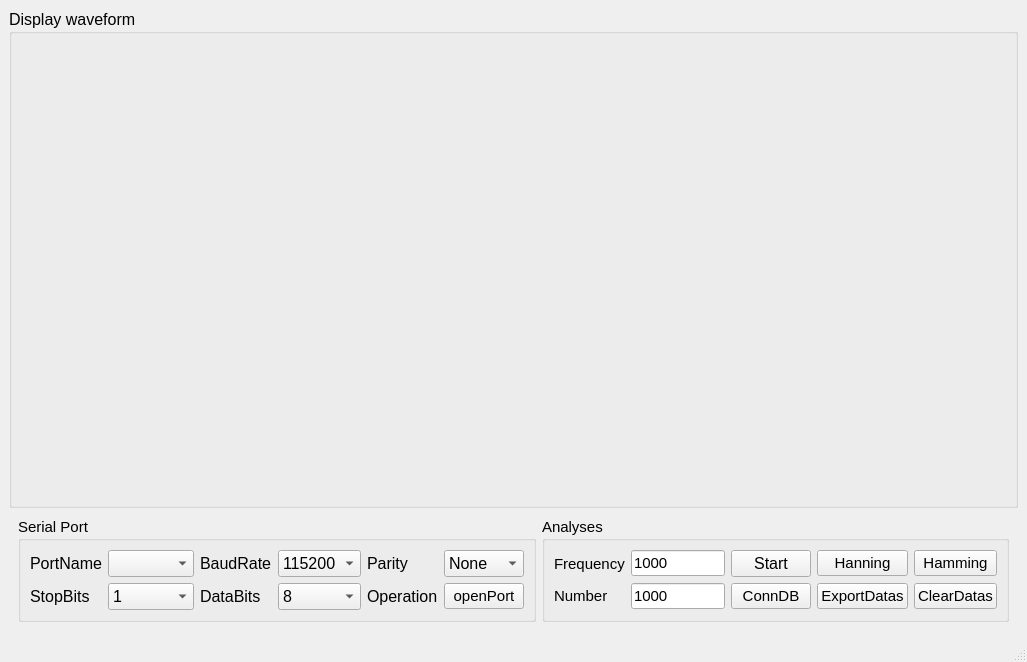
<?xml version="1.0" encoding="UTF-8"?>
<ui version="4.0">
 <class>MainWindow</class>
 <widget class="QMainWindow" name="MainWindow">
  <property name="geometry">
   <rect>
    <x>0</x>
    <y>0</y>
    <width>1027</width>
    <height>662</height>
   </rect>
  </property>
  <property name="windowTitle">
   <string>MainWindow</string>
  </property>
  <widget class="QWidget" name="centralwidget">
   <layout class="QVBoxLayout" name="verticalLayout" stretch="10,0">
    <property name="spacing">
     <number>0</number>
    </property>
    <item>
     <widget class="QGroupBox" name="groupBox_2">
      <property name="font">
       <font>
        <pointsize>12</pointsize>
       </font>
      </property>
      <property name="title">
       <string>Display waveform</string>
      </property>
      <layout class="QGridLayout" name="gridLayout_3">
       <item row="1" column="0">
        <widget class="QCustomPlot" name="customPlot_two" native="true"/>
       </item>
       <item row="1" column="1">
        <widget class="QCustomPlot" name="fft_two" native="true"/>
       </item>
       <item row="0" column="1">
        <widget class="QCustomPlot" name="fft_one" native="true"/>
       </item>
       <item row="0" column="0">
        <widget class="QCustomPlot" name="customPlot_one" native="true"/>
       </item>
       <item row="0" column="2" rowspan="2">
        <widget class="QCustomPlot" name="axisOrbit" native="true">
         <property name="font">
          <font>
           <pointsize>12</pointsize>
          </font>
         </property>
        </widget>
       </item>
      </layout>
     </widget>
    </item>
    <item>
     <widget class="QWidget" name="widget" native="true">
      <layout class="QGridLayout" name="gridLayout_4" columnminimumwidth="1,0">
       <item row="0" column="0">
        <widget class="QGroupBox" name="groupBox">
         <property name="font">
          <font>
           <pointsize>11</pointsize>
          </font>
         </property>
         <property name="title">
          <string>Serial Port</string>
         </property>
         <layout class="QGridLayout" name="gridLayout_2">
          <item row="1" column="0">
           <widget class="QLabel" name="label_3">
            <property name="font">
             <font>
              <pointsize>12</pointsize>
             </font>
            </property>
            <property name="text">
             <string>StopBits</string>
            </property>
           </widget>
          </item>
          <item row="0" column="2">
           <widget class="QLabel" name="label_2">
            <property name="font">
             <font>
              <pointsize>12</pointsize>
             </font>
            </property>
            <property name="text">
             <string>BaudRate</string>
            </property>
           </widget>
          </item>
          <item row="1" column="2">
           <widget class="QLabel" name="label_4">
            <property name="font">
             <font>
              <pointsize>12</pointsize>
             </font>
            </property>
            <property name="text">
             <string>DataBits</string>
            </property>
           </widget>
          </item>
          <item row="0" column="3">
           <widget class="QComboBox" name="baudRate">
            <property name="sizePolicy">
             <sizepolicy hsizetype="Preferred" vsizetype="Fixed">
              <horstretch>0</horstretch>
              <verstretch>0</verstretch>
             </sizepolicy>
            </property>
            <property name="sizeIncrement">
             <size>
              <width>0</width>
              <height>0</height>
             </size>
            </property>
            <property name="font">
             <font>
              <pointsize>12</pointsize>
             </font>
            </property>
            <property name="currentText">
             <string>115200</string>
            </property>
            <item>
             <property name="text">
              <string>115200</string>
             </property>
            </item>
            <item>
             <property name="text">
              <string>1200</string>
             </property>
            </item>
            <item>
             <property name="text">
              <string>2400</string>
             </property>
            </item>
            <item>
             <property name="text">
              <string>4800</string>
             </property>
            </item>
            <item>
             <property name="text">
              <string>9600</string>
             </property>
            </item>
            <item>
             <property name="text">
              <string>19200</string>
             </property>
            </item>
           </widget>
          </item>
          <item row="0" column="1">
           <widget class="QComboBox" name="portSelect">
            <property name="font">
             <font>
              <pointsize>12</pointsize>
             </font>
            </property>
            <property name="maxVisibleItems">
             <number>10</number>
            </property>
           </widget>
          </item>
          <item row="0" column="0">
           <widget class="QLabel" name="label">
            <property name="font">
             <font>
              <pointsize>12</pointsize>
             </font>
            </property>
            <property name="text">
             <string>PortName</string>
            </property>
            <property name="textFormat">
             <enum>Qt::AutoText</enum>
            </property>
           </widget>
          </item>
          <item row="1" column="1">
           <widget class="QComboBox" name="stopBits">
            <property name="font">
             <font>
              <pointsize>12</pointsize>
             </font>
            </property>
            <item>
             <property name="text">
              <string>1</string>
             </property>
            </item>
            <item>
             <property name="text">
              <string>1.5</string>
             </property>
            </item>
            <item>
             <property name="text">
              <string>2</string>
             </property>
            </item>
           </widget>
          </item>
          <item row="1" column="5">
           <widget class="QPushButton" name="openPort">
            <property name="enabled">
             <bool>true</bool>
            </property>
            <property name="text">
             <string>openPort</string>
            </property>
           </widget>
          </item>
          <item row="1" column="3">
           <widget class="QComboBox" name="dataBits">
            <property name="font">
             <font>
              <pointsize>12</pointsize>
             </font>
            </property>
            <item>
             <property name="text">
              <string>8</string>
             </property>
            </item>
            <item>
             <property name="text">
              <string>5</string>
             </property>
            </item>
            <item>
             <property name="text">
              <string>6</string>
             </property>
            </item>
            <item>
             <property name="text">
              <string>7</string>
             </property>
            </item>
           </widget>
          </item>
          <item row="1" column="4">
           <widget class="QLabel" name="label_6">
            <property name="font">
             <font>
              <pointsize>12</pointsize>
             </font>
            </property>
            <property name="text">
             <string>Operation</string>
            </property>
           </widget>
          </item>
          <item row="0" column="4">
           <widget class="QLabel" name="label_5">
            <property name="font">
             <font>
              <pointsize>12</pointsize>
             </font>
            </property>
            <property name="text">
             <string>Parity</string>
            </property>
           </widget>
          </item>
          <item row="0" column="5">
           <widget class="QComboBox" name="parity">
            <property name="font">
             <font>
              <pointsize>12</pointsize>
             </font>
            </property>
            <item>
             <property name="text">
              <string>None</string>
             </property>
            </item>
            <item>
             <property name="text">
              <string>Even</string>
             </property>
            </item>
            <item>
             <property name="text">
              <string>Odd</string>
             </property>
            </item>
            <item>
             <property name="text">
              <string>Space</string>
             </property>
            </item>
            <item>
             <property name="text">
              <string>Mark</string>
             </property>
            </item>
           </widget>
          </item>
         </layout>
        </widget>
       </item>
       <item row="0" column="1">
        <widget class="QGroupBox" name="groupBox_3">
         <property name="font">
          <font>
           <pointsize>11</pointsize>
          </font>
         </property>
         <property name="title">
          <string>Analyses</string>
         </property>
         <layout class="QGridLayout" name="gridLayout">
          <item row="1" column="2" alignment="Qt::AlignHCenter">
           <widget class="QPushButton" name="connect_db">
            <property name="text">
             <string>ConnDB</string>
            </property>
           </widget>
          </item>
          <item row="1" column="0">
           <widget class="QLabel" name="label_8">
            <property name="text">
             <string>Number</string>
            </property>
           </widget>
          </item>
          <item row="0" column="2">
           <widget class="QPushButton" name="start_collect">
            <property name="font">
             <font>
              <pointsize>12</pointsize>
             </font>
            </property>
            <property name="text">
             <string>Start</string>
            </property>
           </widget>
          </item>
          <item row="0" column="1">
           <widget class="QLineEdit" name="freq">
            <property name="text">
             <string>1000</string>
            </property>
           </widget>
          </item>
          <item row="0" column="0">
           <widget class="QLabel" name="label_7">
            <property name="text">
             <string>Frequency</string>
            </property>
           </widget>
          </item>
          <item row="1" column="1">
           <widget class="QLineEdit" name="freq_num">
            <property name="text">
             <string>1000</string>
            </property>
           </widget>
          </item>
          <item row="0" column="3">
           <widget class="QPushButton" name="hanning">
            <property name="text">
             <string>Hanning</string>
            </property>
           </widget>
          </item>
          <item row="0" column="4">
           <widget class="QPushButton" name="hamming">
            <property name="text">
             <string>Hamming</string>
            </property>
           </widget>
          </item>
          <item row="1" column="3">
           <widget class="QPushButton" name="export_data">
            <property name="text">
             <string>ExportDatas</string>
            </property>
           </widget>
          </item>
          <item row="1" column="4">
           <widget class="QPushButton" name="clear_db">
            <property name="text">
             <string>ClearDatas</string>
            </property>
           </widget>
          </item>
         </layout>
        </widget>
       </item>
      </layout>
     </widget>
    </item>
   </layout>
  </widget>
  <widget class="QMenuBar" name="menubar">
   <property name="geometry">
    <rect>
     <x>0</x>
     <y>0</y>
     <width>1027</width>
     <height>22</height>
    </rect>
   </property>
  </widget>
  <widget class="QStatusBar" name="statusBar"/>
 </widget>
 <customwidgets>
  <customwidget>
   <class>QCustomPlot</class>
   <extends>QWidget</extends>
   <header>qcustomplot.h</header>
   <container>1</container>
  </customwidget>
 </customwidgets>
 <resources/>
 <connections/>
</ui>
